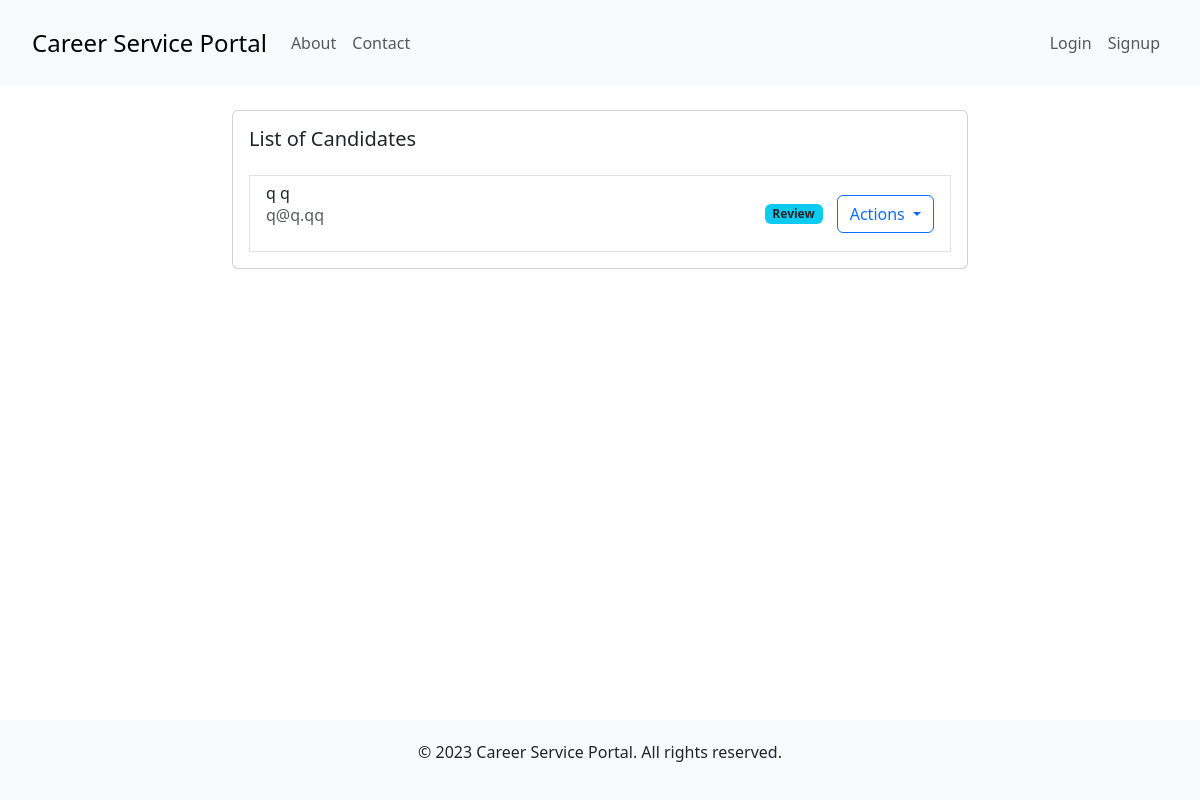
Before: /employer/browseCandidates/2/ with the older database file.
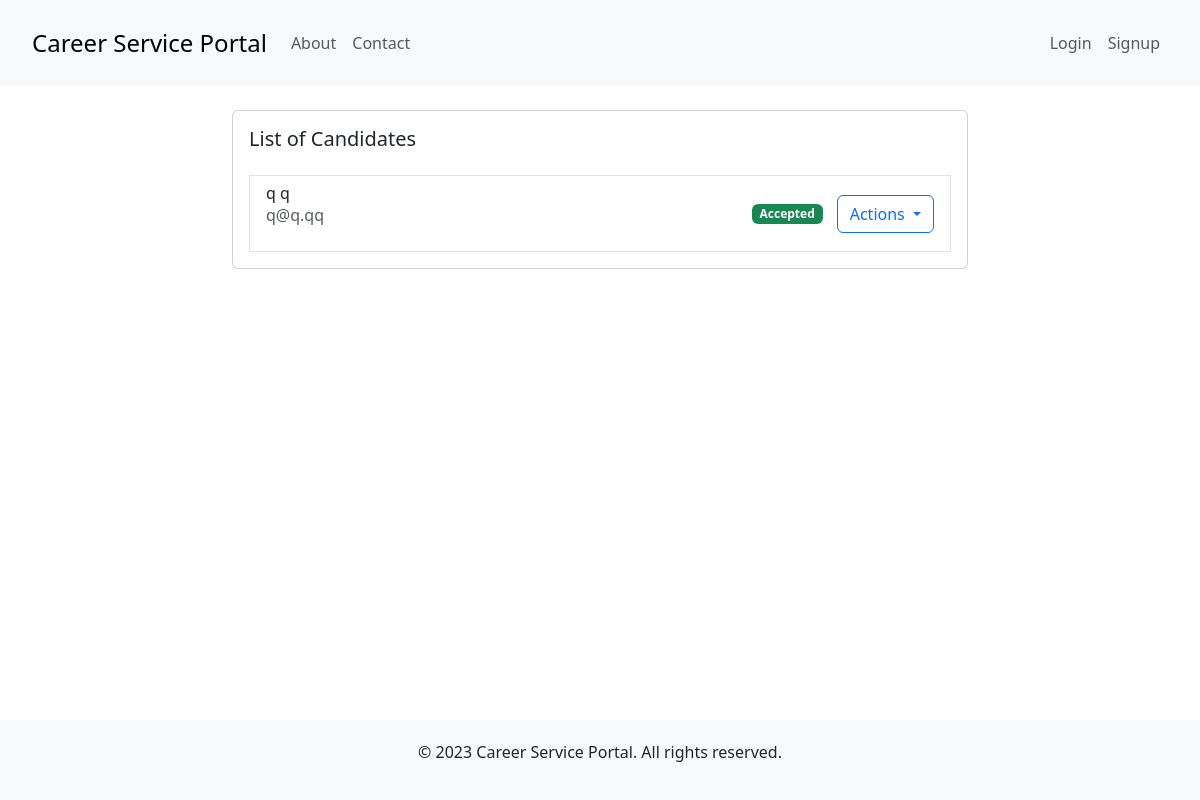
After: the same page with the newer database file.
### candidate/models.py (models this page shows)
class Application(models.Model):
    candidate = models.ForeignKey(
        Candidate, on_delete=models.SET_NULL, null=True, blank=True)
    job = models.ForeignKey(Job, on_delete=models.CASCADE)
    status = models.CharField(max_length=255)

class Candidate(models.Model):
    firstName = models.CharField(max_length=255)
    lastName = models.CharField(max_length=255)
    phone = models.CharField(max_length=255)
    resume = models.ForeignKey(
        Resume, on_delete=models.SET_NULL, null=True, blank=True)
    user = models.ForeignKey(User, on_delete=models.CASCADE)

### user/models.py (models this page shows, shortened)
class User(models.Model):
    email = models.EmailField(max_length=254)
    password = models.CharField(max_length=255)
    role = models.CharField(max_length=255)

### employer/views.py (the view)
# urls.py: path('browseCandidates/<int:job_id>/', views.browse_candidates, name='browse_candidates'),
def browse_candidates(request, job_id):
    employer = check_login(request)
    try:
        job = Job.objects.get(pk=job_id)
    except Job.DoesNotExist:
        return HttpResponseRedirect('/employer/viewJobs')
    applications = Application.objects.filter(job=job)
    candidates = [application.candidate for application in applications]
    context = {
        'job': job,
        'applications': applications
    }
    return render(request, 'employer/browse_candidates.html', context)

### employer/views.py (called while the page is built, shortened)
def check_login(request):
    return None

### templates/employer/browse_candidates.html (shortened to what this page needs)
{% extends "shared/base.html" %}
{% block content %}
<div class="container">
  <div class="row justify-content-center">
    <div class="col-md-8">
      <div class="card mt-4">
        <div class="card-body">
          <h5 class="card-title mb-4">List of Candidates</h5>
          <ul class="list-group">
            <form method="post" action="{% url 'employer:view_employee_profile' %}">
              {% for application in applications %}
                <li class="list-group-item">
                  <div class="d-flex justify-content-between align-items-center">
                    <div>
                      <h6 class="mb-0">{{ application.candidate.firstName }} {{ application.candidate.lastName }}</h6>
                      <p class="text-muted">{{ application.candidate.user.email }}</p>
                    </div>
                    <div>
                      {% if application.status == "Review" %}
                        <span class="badge bg-info text-dark">{{ application.status }}</span>
                      {% elif application.status == "Accepted" %}
                        <span class="badge bg-success">{{ application.status }}</span>
                      {% elif application.status == "Rejected" %}
                        <span class="badge bg-danger">{{ application.status }}</span>
                      {% endif %}
                      <div class="dropdown d-inline-block">
                        <button class="btn btn-outline-primary dropdown-toggle" type="button" id="dropdownMenuButton{{ candidate.id }}" data-bs-toggle="dropdown" aria-haspopup="true" aria-expanded="false">
                          Actions
                        </button>
                      </div>
                    </div>
                  </div>
                </li>
              {% endfor %}
            </form>
          </ul>
        </div>
      </div>
    </div>
  </div>
</div>
{% endblock %}

Changed rows visible on the page:
changed Application "q@q.qq": status "Review" → "Accepted"
